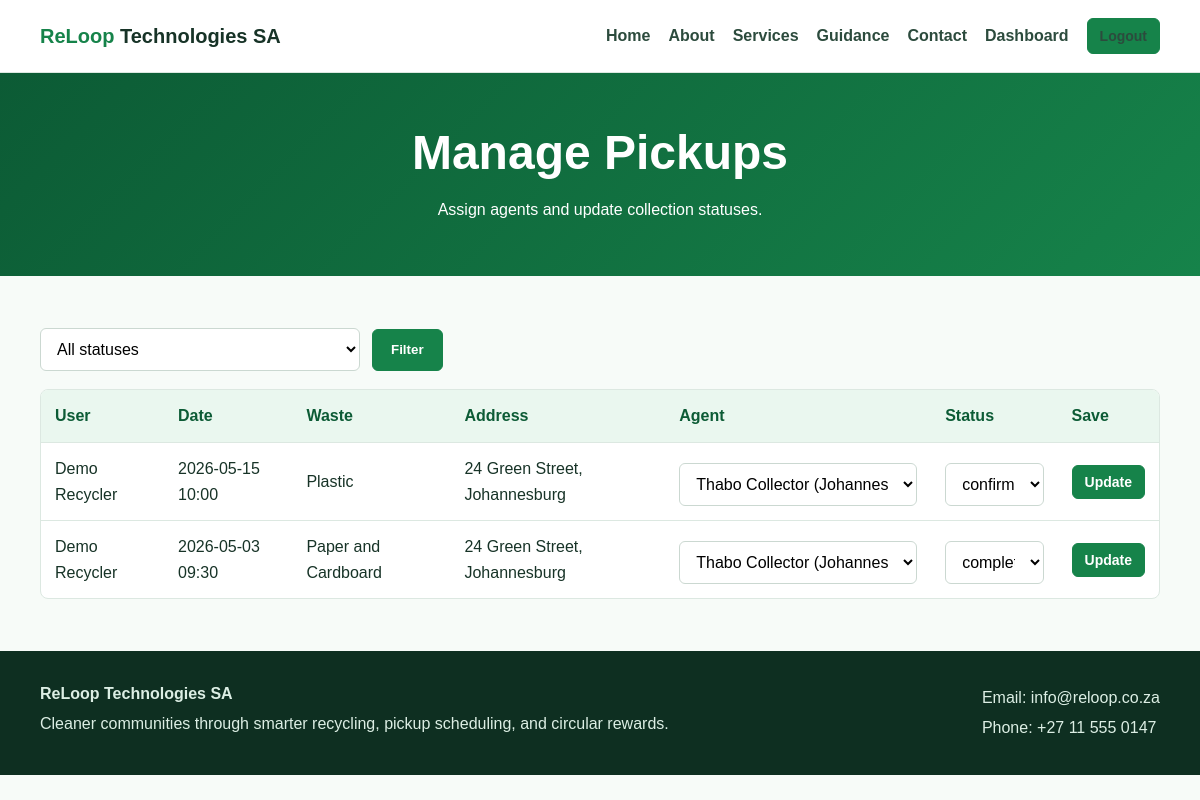
The page /admin/manage_pickups.php (signed in) on the database its author committed.
### tables this page shows
CREATE TABLE pickups (
    pickupID INT AUTO_INCREMENT PRIMARY KEY,
    userID INT NOT NULL,
    agentID INT NULL,
    scheduledDate DATE NOT NULL,
    scheduledTime TIME NOT NULL,
    wasteType VARCHAR(100) NOT NULL,
    address VARCHAR(150) NOT NULL,
    status ENUM('pending','confirmed','completed','cancelled') DEFAULT 'pending',
    createdAt DATETIME DEFAULT CURRENT_TIMESTAMP,
    FOREIGN KEY (userID) REFERENCES users(userID) ON DELETE CASCADE,
    FOREIGN KEY (agentID) REFERENCES agents(agentID) ON DELETE SET NULL
);

CREATE TABLE users (
    userID INT AUTO_INCREMENT PRIMARY KEY,
    firstName VARCHAR(50) NOT NULL,
    lastName VARCHAR(50) NOT NULL,
    email VARCHAR(100) UNIQUE NOT NULL,
    passwordHash VARCHAR(255) NOT NULL,
    phoneNumber VARCHAR(20),
    address VARCHAR(150),
    role ENUM('user','agent','admin') DEFAULT 'user',
    createdAt DATETIME DEFAULT CURRENT_TIMESTAMP,
    isActive BOOLEAN DEFAULT TRUE
);

CREATE TABLE agents (
    agentID INT AUTO_INCREMENT PRIMARY KEY,
    userID INT,
    name VARCHAR(100) NOT NULL,
    contactNumber VARCHAR(20),
    assignedZone VARCHAR(100),
    isAvailable BOOLEAN DEFAULT TRUE,
    FOREIGN KEY (userID) REFERENCES users(userID) ON DELETE SET NULL
);

### includes/db.php (called while the page is built, shortened)
<?php
function e($value) {
    return htmlspecialchars((string)$value, ENT_QUOTES, 'UTF-8');
}
?>

### admin/manage_pickups.php (the view, shortened to what this page needs)
<?php
require_once __DIR__ . '/../includes/auth.php';
$agents = $pdo->query('SELECT agentID, name, assignedZone FROM agents WHERE isAvailable = TRUE ORDER BY name')->fetchAll();
$filter = $_GET['status'] ?? '';
$sql = "SELECT p.*, u.firstName, u.lastName, a.name AS agentName FROM pickups p JOIN users u ON p.userID = u.userID LEFT JOIN agents a ON p.agentID = a.agentID";
if (in_array($filter, ['pending', 'confirmed', 'completed', 'cancelled'], true)) {
    $stmt = $pdo->prepare($sql . ' WHERE p.status = ? ORDER BY p.scheduledDate DESC');
    $stmt->execute([$filter]);
} else {
    $stmt = $pdo->query($sql . ' ORDER BY p.scheduledDate DESC');
}
$pickups = $stmt->fetchAll();
include __DIR__ . '/../includes/header.php';
?>
<section class="page-hero compact"><h1>Manage Pickups</h1><p>Assign agents and update collection statuses.</p></section>
<section class="section">
    <form class="toolbar" method="get"><select name="status"><option value="">All statuses</option></select><button class="btn" type="submit">Filter</button></form>
    <div class="table-wrap"><table><thead><tr><th>User</th><th>Date</th><th>Waste</th><th>Address</th><th>Agent</th><th>Status</th><th>Save</th></tr></thead><tbody>
    <?php foreach ($pickups as $pickup): ?>
        <?php $formID = 'pickupForm' . (int)$pickup['pickupID']; ?>
        <tr>
            <td><?= e($pickup['firstName'] . ' ' . $pickup['lastName']) ?><form id="<?= e($formID) ?>" method="post"></form></td>
            <td><?= e($pickup['scheduledDate']) ?> <?= e(substr($pickup['scheduledTime'],0,5)) ?></td>
            <td><?= e($pickup['wasteType']) ?><input form="<?= e($formID) ?>" type="hidden" name="wasteType" value="<?= e($pickup['wasteType']) ?>"></td>
            <td><?= e($pickup['address']) ?></td>
            <td><select form="<?= e($formID) ?>" name="agentID"><option value="">Unassigned</option><?php foreach ($agents as $agent): ?><option value="<?= e($agent['agentID']) ?>" <?= $pickup['agentID']==$agent['agentID']?'selected':'' ?>><?= e($agent['name']) ?> (<?= e($agent['assignedZone']) ?>)</option><?php endforeach; ?></select></td>
            <td><select form="<?= e($formID) ?>" name="status"><?php foreach (['pending','confirmed','completed','cancelled'] as $s): ?><option value="<?= e($s) ?>" <?= $pickup['status']===$s?'selected':'' ?>><?= e($s) ?></option><?php endforeach; ?></select></td>
            <td><input form="<?= e($formID) ?>" type="hidden" name="pickupID" value="<?= e($pickup['pickupID']) ?>"><button form="<?= e($formID) ?>" class="btn small" type="submit">Update</button></td>
        </tr>
    <?php endforeach; ?>
    </tbody></table></div>
</section>
<?php include __DIR__ . '/../includes/footer.php'; ?>

### assets/css/style.css (style rules this page uses)
:root { --green: #16834a; --green-dark: #0c5b35; --mint: #eaf7ef; --lime: #b6e15a; --ink: #173327; --muted: #66746d; --line: #dce8e1; --white: #ffffff; --danger: #c0392b; --warning: #b7791f; --info: #2563eb; }
* { box-sizing: border-box; }
body { margin: 0; font-family: Arial, Helvetica, sans-serif; color: var(--ink); background: #f7fbf8; line-height: 1.6; }
.hero h1, .page-hero h1 { margin: 0 0 18px; font-size: 48px; line-height: 1.08; letter-spacing: 0; }
.page-hero { padding: 70px 24px; background: linear-gradient(135deg, var(--green-dark), var(--green)); color: var(--white); text-align: center; }
.page-hero.compact { padding: 54px 24px; }
.page-hero p { max-width: 720px; margin: 0 auto; }
.section { max-width: 1160px; margin: 0 auto; padding: 52px 20px; }
.btn { display: inline-flex; justify-content: center; align-items: center; min-height: 42px; padding: 10px 18px; border: 1px solid var(--green); border-radius: 6px; background: var(--green); color: var(--white); font-weight: 700; cursor: pointer; }
.btn.small { min-height: 34px; padding: 6px 12px; font-size: 14px; }
input, select, textarea { width: 100%; margin-top: 6px; padding: 11px 12px; border: 1px solid #cbd8d1; border-radius: 6px; font: inherit; background: var(--white); }
.toolbar { display: flex; gap: 12px; margin-bottom: 18px; align-items: center; }
.toolbar input, .toolbar select { max-width: 320px; margin-top: 0; }
.table-wrap { overflow-x: auto; background: var(--white); border: 1px solid var(--line); border-radius: 8px; }
table { width: 100%; border-collapse: collapse; min-width: 720px; }
th, td { padding: 13px 14px; border-bottom: 1px solid var(--line); text-align: left; vertical-align: middle; }
th { background: var(--mint); color: var(--green-dark); }
tr:last-child td { border-bottom: 0; }

### rows shown on the page
pickups: userID.lastName "Demo Recycler", scheduledDate "2026-05-15", scheduledTime "10:00", wasteType "Plastic", address "24 Green Street, Johannesburg", agentID "Thabo Collector (Johannesburg South)"
pickups: userID.lastName "Demo Recycler", scheduledDate "2026-05-03", scheduledTime "09:30", wasteType "Paper and Cardboard", address "24 Green Street, Johannesburg", agentID "Thabo Collector (Johannesburg South)"

### other values the page prints
form field status "confirmed"
form field status "completed"
